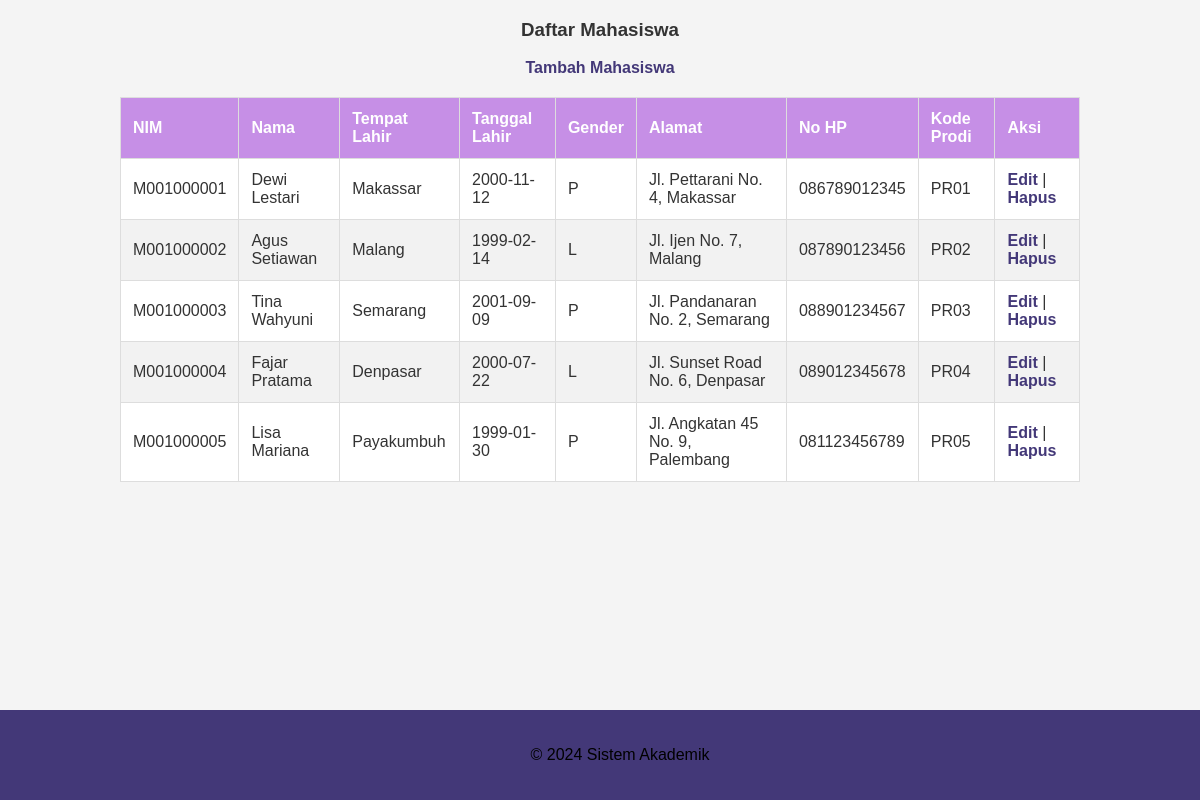
The page /mahasiswa.php on the database its author committed.
### tables this page shows
CREATE TABLE `mahasiswa` (
  `NIM` char(10) NOT NULL,
  `Nama` varchar(100) DEFAULT NULL,
  `TmpLahir` varchar(50) DEFAULT NULL,
  `TglLahir` date DEFAULT NULL,
  `Gender` enum('L','P') DEFAULT NULL,
  `Alamat` varchar(255) DEFAULT NULL,
  `NoHP` varchar(15) DEFAULT NULL,
  `KodeProdi` char(5) DEFAULT NULL
);

### mahasiswa.php (the view, shortened to what this page needs)
<?php
include 'database_pia.php';
$sql = "SELECT * FROM mahasiswa";
$result = $conn->query($sql);
?>
<!DOCTYPE html>
<html lang="en">
<head>
  <link rel="stylesheet" type="text/css" href="style.css">
</head>
<body>
<div class="content">
  <div class="table-header">
    <h3>Daftar Mahasiswa</h3>
    <a href="insert_mahasiswa.php" class="btn">Tambah Mahasiswa</a>
  </div>
  <table>
    <thead>
      <tr>
        <th>NIM</th>
        <th>Nama</th>
        <th>Tempat Lahir</th>
        <th>Tanggal Lahir</th>
        <th>Gender</th>
        <th>Alamat</th>
        <th>No HP</th>
        <th>Kode Prodi</th>
        <th>Aksi</th>
      </tr>
    </thead>
    <tbody>
      <?php if ($result->num_rows > 0) { ?>
        <?php while ($row = $result->fetch_assoc()) { ?>
          <tr>
            <td><?php echo $row['NIM']; ?></td>
            <td><?php echo $row['Nama']; ?></td>
            <td><?php echo $row['TmpLahir']; ?></td>
            <td><?php echo $row['TglLahir']; ?></td>
            <td><?php echo $row['Gender']; ?></td>
            <td><?php echo $row['Alamat']; ?></td>
            <td><?php echo $row['NoHP']; ?></td>
            <td><?php echo $row['KodeProdi']; ?></td>
            <td>
              <a href="edit_mahasiswa.php?nim=<?php echo $row['NIM']; ?>">Edit</a> |
              <a href="delete_mahasiswa.php?nim=<?php echo $row['NIM']; ?>" onclick="return confirm('Yakin ingin menghapus data ini?')">Hapus</a>
            </td>
          </tr>
        <?php } ?>
      <?php } else { ?>
        <tr>
          <td colspan="9">Tidak ada data mahasiswa.</td>
        </tr>
      <?php } ?>
    </tbody>
  </table>
</div>
<footer>
  <p>&copy; 2024 Sistem Akademik</p>
</footer>
</body>
</html>

### style.css (style rules this page uses)
body { font-family: Arial, sans-serif; background-color: #f4f4f4; color: #333; margin: 0; padding: 0; }
h2, h3 { color: #333; text-align: center; }
table { width: 80%; margin: 20px auto; border-collapse: collapse; background-color: #fff; }
th, td { padding: 12px; text-align: left; border: 1px solid #ddd; }
th { background-color: #C68FE6; color: white; }
tr:nth-child(even) { background-color: #f2f2f2; }
a { color: #433878; text-decoration: none; font-weight: bold; }
.table-header { text-align: center; margin-bottom: 20px; display: flex; flex-direction: column; align-items: center; justify-content: center; }
footer { text-align: center; padding: 20px; background-color: #433878; color: rgb(0, 0, 0); position: fixed; bottom: 0; width: 100%; }

### rows shown on the page
mahasiswa: NIM "M001000001", Nama "Dewi Lestari", TmpLahir "Makassar", TglLahir "2000-11-12", Gender "P", Alamat "Jl. Pettarani No. 4, Makassar", NoHP "086789012345", KodeProdi "PR01"
mahasiswa: NIM "M001000002", Nama "Agus Setiawan", TmpLahir "Malang", TglLahir "1999-02-14", Gender "L", Alamat "Jl. Ijen No. 7, Malang", NoHP "087890123456", KodeProdi "PR02"
mahasiswa: NIM "M001000003", Nama "Tina Wahyuni", TmpLahir "Semarang", TglLahir "2001-09-09", Gender "P", Alamat "Jl. Pandanaran No. 2, Semarang", NoHP "088901234567", KodeProdi "PR03"
mahasiswa: NIM "M001000004", Nama "Fajar Pratama", TmpLahir "Denpasar", TglLahir "2000-07-22", Gender "L", Alamat "Jl. Sunset Road No. 6, Denpasar", NoHP "089012345678", KodeProdi "PR04"
mahasiswa: NIM "M001000005", Nama "Lisa Mariana", TmpLahir "Payakumbuh", TglLahir "1999-01-30", Gender "P", Alamat "Jl. Angkatan 45 No. 9, Palembang", NoHP "081123456789", KodeProdi "PR05"
